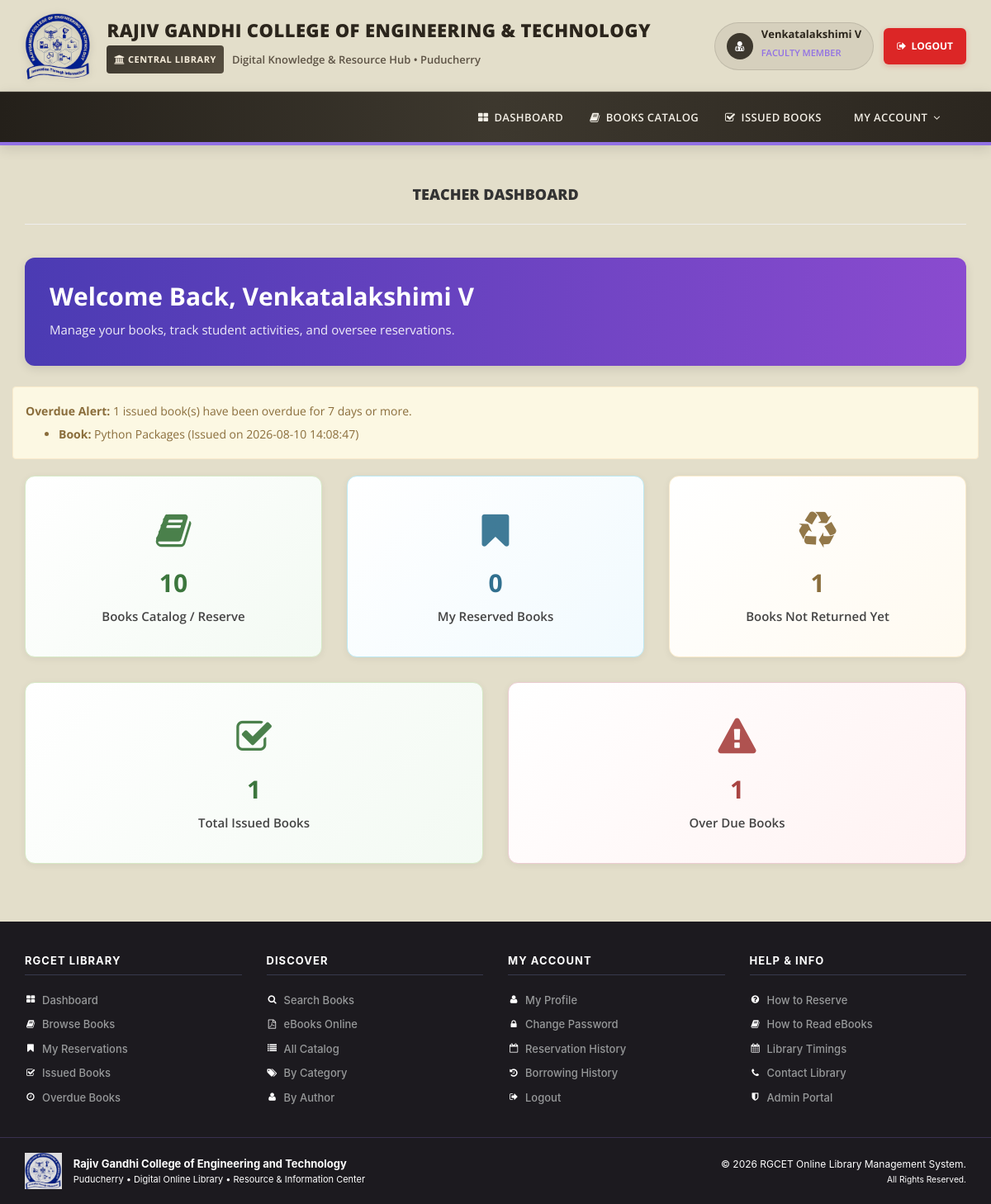
The app's page /teacher-dashboard.php (signed in) with its own data.
### tables this page shows
CREATE TABLE `tblissuedbookdetails` (

  `id` int(11) NOT NULL AUTO_INCREMENT,

  `BookId` int(11) DEFAULT NULL,

  `StudentID` varchar(150) DEFAULT NULL,

  `IssuesDate` timestamp NULL DEFAULT current_timestamp(),

  `ReturnDate` timestamp NULL DEFAULT NULL ON UPDATE current_timestamp(),

  `RetrunStatus` int(1) DEFAULT NULL,

  `fine` int(11) DEFAULT NULL,

  `remark` mediumtext NOT NULL,

  PRIMARY KEY (`id`)

);

CREATE TABLE `tblbooks` (

  `id` int(11) NOT NULL AUTO_INCREMENT,

  `BookName` varchar(255) DEFAULT NULL,

  `CatId` int(11) DEFAULT NULL,

  `AuthorId` int(11) DEFAULT NULL,

  `ISBNNumber` varchar(25) DEFAULT NULL,

  `BookPrice` decimal(10,2) DEFAULT NULL,

  `bookImage` varchar(250) NOT NULL,

  `bookPdf` varchar(255) DEFAULT NULL,

  `isIssued` int(1) DEFAULT NULL,

  `RegDate` timestamp NULL DEFAULT current_timestamp(),

  `UpdationDate` timestamp NULL DEFAULT NULL ON UPDATE current_timestamp(),

  `bookQty` int(11) DEFAULT NULL,

  PRIMARY KEY (`id`)

);

### teacher-dashboard.php (the view, shortened to what this page needs)
<?php
include('includes/config.php');
if (strlen($_SESSION['tlogin']) == 0) {
    header('location:teacherlogin.php');
} else {
    $sid = $_SESSION['teacherid'];
    $overdueBooks = array();
    $overdueCount = 0;
    $sqlOverdue = "SELECT
                        tblissuedbookdetails.id,
                        tblbooks.BookName,
                        tblissuedbookdetails.IssuesDate
                    FROM tblissuedbookdetails
                    JOIN tblbooks ON tblbooks.id = tblissuedbookdetails.BookId
                    WHERE tblissuedbookdetails.StudentID = :sid
                    AND (tblissuedbookdetails.RetrunStatus = '' OR tblissuedbookdetails.RetrunStatus IS NULL)
                    ORDER BY tblissuedbookdetails.IssuesDate ASC";
    $queryOverdue = $dbh->prepare($sqlOverdue);
    $queryOverdue->bindParam(':sid', $sid, PDO::PARAM_STR);
    $queryOverdue->execute();
    $resultsOverdue = $queryOverdue->fetchAll(PDO::FETCH_OBJ);
    if (count($resultsOverdue) > 0) {
        foreach ($resultsOverdue as $row) {
            $issueDateRaw = $row->IssuesDate;
            if (!empty($issueDateRaw)) {
                $issueDate = DateTime::createFromFormat('Y-m-d H:i:s', $issueDateRaw);
                if ($issueDate) {
                    $today = new DateTime('today');
                    $interval = $issueDate->diff($today);
                    $daysSinceIssue = (int) $interval->format('%a');
                    if ($daysSinceIssue >= 7) {
                        $overdueBooks[] = $row;
                        $overdueCount++;
                    }
                }
            }
        }
    }
    ?>
    <!DOCTYPE html>
    <html xmlns="http://www.w3.org/1999/xhtml">
    <head>
        <link href="assets/css/bootstrap.css" rel="stylesheet" />
        <link href="assets/css/font-awesome.css" rel="stylesheet" />
        <link href="assets/css/style.css?v=1.5" rel="stylesheet" />
    </head>
    <body>
        <?php include('includes/header.php'); ?>
        <div class="content-wrapper">
            <div class="container">
                <div class="row pad-botm">
                    <div class="col-md-12">
                        <center>
                            <h4 class="header-line">TEACHER DASHBOARD</h4>
                        </center>
                    </div>
                </div>
                <?php if (isset($_SESSION['FullName'])) { ?>
                    <div class="row">
                        <div class="col-md-12">
                            <div
                                style="background: linear-gradient(to right, #4b3bb3, #8a4bcf); padding: 30px; border-radius: 12px; color: white; margin-bottom: 25px; box-shadow: 0 4px 12px rgba(0,0,0,0.1);">
                                <h2 style="margin-top: 0; font-weight: 700;">Welcome Back,
                                    <?php echo htmlentities($_SESSION['FullName']); ?></h2>
                                <p style="margin-bottom: 0; font-size: 15px; opacity: 0.9;">Manage your books, track student
                                    activities, and oversee reservations.</p>
                            </div>
                        </div>
                    </div>
                <?php } ?>
                <div class="row">
                    <?php if ($overdueCount > 0) { ?>
                        <div class="row">
                            <div class="col-md-12">
                                <div class="alert alert-warning">
                                    <strong>Overdue Alert:</strong> <?php echo htmlentities($overdueCount); ?> issued book(s)
                                    have
                                    been overdue for 7 days or more.
                                    <ul class="margin-top-10">
                                        <?php foreach ($overdueBooks as $overdue) { ?>
                                            <li>
                                                <strong>Book:</strong> <?php echo htmlentities($overdue->BookName); ?>
                                                (Issued on <?php echo htmlentities($overdue->IssuesDate); ?>)
                                            </li>
                                        <?php } ?>
                                    </ul>
                                </div>
                            </div>
                        </div>
                    <?php } ?>
                    <a href="listed-books.php" style="text-decoration: none; outline: none;">
                        <div class="col-md-4 col-sm-4 col-xs-6">
                            <div class="dashboard-card dashboard-card-success text-center">
                                <i class="fa fa-book fa-5x"></i>
                                <?php
                                $sql = "SELECT id from tblbooks";
                                $query = $dbh->prepare($sql);
                                $query->execute();
                                $results = $query->fetchAll(PDO::FETCH_OBJ);
                                $listdbooks = count($results);
                                ?>
                                <h3><?php echo htmlentities($listdbooks); ?></h3>
                                <div class="card-label">Books Catalog / Reserve</div>
                            </div>
                        </div>
                    </a>
                    <a href="my-reservations.php" style="text-decoration: none; outline: none;">
                        <div class="col-md-4 col-sm-4 col-xs-6">
                            <div class="dashboard-card dashboard-card-info text-center">
                                <i class="fa fa-bookmark fa-5x"></i>
                                <?php
                                $resSql = "SELECT id from tblreservations where StudentID = :sid and Status = 'Reserved'";
                                $resQuery = $dbh->prepare($resSql);
                                $resQuery->bindParam(':sid', $sid, PDO::PARAM_STR);
                                $resQuery->execute();
                                $myReservations = $resQuery->rowCount();
                                ?>
                                <h3><?php echo htmlentities($myReservations); ?></h3>
                                <div class="card-label">My Reserved Books</div>
                            </div>
                        </div>
                    </a>
                    <a href="issued-books.php?status=not_returned" style="text-decoration: none; outline: none;">
                        <div class="col-md-4 col-sm-4 col-xs-6">
                            <div class="dashboard-card dashboard-card-warning text-center">
                                <i class="fa fa-recycle fa-5x"></i>
                                <?php
                                $rsts = 0;
                                $sid = $_SESSION['teacherid'];
                                $sql2 = "SELECT id from tblissuedbookdetails
                            where StudentID=:sid
                            and (RetrunStatus=:rsts || RetrunStatus is null || RetrunStatus='')";
                                $query2 = $dbh->prepare($sql2);
                                $query2->bindParam(':sid', $sid, PDO::PARAM_STR);
                                $query2->bindParam(':rsts', $rsts, PDO::PARAM_STR);
                                $query2->execute();
                                $results2 = $query2->fetchAll(PDO::FETCH_OBJ);
                                $returnedbooks = count($results2);
                                ?>
                                <h3><?php echo htmlentities($returnedbooks); ?></h3>
                                <div class="card-label">Books Not Returned Yet</div>
                            </div>
                        </div>
                    </a>
                </div>
                <div class="row">
                    <a href="issued-books.php" style="text-decoration: none; outline: none;">
                        <div class="col-md-6 col-sm-6 col-xs-6">
                            <div class="dashboard-card dashboard-card-success text-center">
                                <i class="fa fa-check-square-o fa-5x"></i>
                                <?php
                                $ret = $dbh->prepare("SELECT id from tblissuedbookdetails where StudentID=:sid");
                                $ret->bindParam(':sid', $sid, PDO::PARAM_STR);
                                $ret->execute();
                                $results22 = $ret->fetchAll(PDO::FETCH_OBJ);
                                $totalissuedbook = count($results22);
                                ?>
                                <h3><?php echo htmlentities($totalissuedbook); ?></h3>
                                <div class="card-label">Total Issued Books</div>
                            </div>
                        </div>
                    </a>
                    <a href="overdue-details.php">
                        <div class="col-md-6 col-sm-6 col-xs-6">
                            <div class="dashboard-card dashboard-card-danger text-center">
                                <i class="fa fa-exclamation-triangle fa-5x"></i>
                                <h3><?php echo htmlentities($overdueCount); ?></h3>
                                <div class="card-label">Over Due Books</div>
                            </div>
                        </div>
                    </a>
                </div>
            </div>
        </div>
        <?php include('includes/footer.php'); ?>
    </body>
    </html>
<?php } ?>

### assets/css/style.css (style rules this page uses)
a, a:hover, a:focus, a:active { text-decoration: none; outline: none !important; }
html { height: 100%; }
body { font-family: 'Open Sans', sans-serif; line-height: 28px; background-color: rgb(227, 222, 202); display: flex; min-height: 100%; flex-direction: column; margin: 0; padding: 0; }
.content-wrapper { margin-top: 40px; padding-bottom: 40px; flex: 1 0 auto; }
.header-line { font-weight: 900; padding-bottom: 25px; border-bottom: 1px solid #eeeeee; text-transform: uppercase; }
.pad-botm { padding-bottom: 30px; }
.dashboard-card { position: relative; min-height: 220px; display: flex; flex-direction: column; align-items: center; justify-content: center; padding: 28px 18px 22px; margin-bottom: 30px; border-radius: 12px; border: 1px solid #e3e3e3; background: #ffffff; box-shadow: 0 2px 10px rgba(0, 0, 0, 0.06); transition: transform 0.25s ease, box-shadow 0.25s ease, border-color 0.25s ease; color: #333; }
.dashboard-card i { font-size: 46px; margin-bottom: 14px; opacity: 0.92; }
.dashboard-card h3 { margin: 8px 0 12px; font-size: 30px; line-height: 1.2; font-weight: 700; color: #2d2d2d; }
.dashboard-card .card-label { font-size: 15px; line-height: 1.4; font-weight: 600; color: #444; }
.dashboard-card-success { border-color: #d6e9c6; background: linear-gradient(135deg, #ffffff 0%, #f3faf3 100%); }
.dashboard-card-success i, .dashboard-card-success h3 { color: #3c763d; }
.dashboard-card-info { border-color: #bce8f1; background: linear-gradient(135deg, #ffffff 0%, #f1fafe 100%); }
.dashboard-card-info i, .dashboard-card-info h3 { color: #31708f; }
.dashboard-card-warning { border-color: #faebcc; background: linear-gradient(135deg, #ffffff 0%, #fffaf0 100%); }
.dashboard-card-warning i, .dashboard-card-warning h3 { color: #8a6d3b; }
.dashboard-card-danger { border-color: #ebccd1; background: linear-gradient(135deg, #ffffff 0%, #fff2f2 100%); }
.dashboard-card-danger i, .dashboard-card-danger h3 { color: #a94442; }

### records on screen
tblissuedbookdetails: BookId.BookName "Python Packages", IssuesDate "2026-08-10 14:08:47"

### other values on screen
$userName "Venkatalakshimi V"
$roleLabel "FACULTY MEMBER"
$_SESSION['FullName'] "Venkatalakshimi V"
$overdueCount "1"
$listdbooks "10"
$myReservations "0"
$returnedbooks "1"
$totalissuedbook "1"
